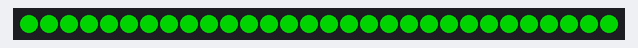
Bench run of a sketch on a simulated Arduino Uno, built for the host (arithmetic inside an expression is 32-bit, double 64-bit). Shown: 30 RGB LEDs in strip order, left to right. Dim RGB values are drawn brighter than linear.

Above: at 0.2 s.
At 1.55 s:
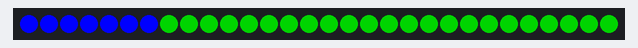
At 2.7 s:
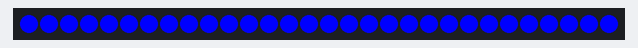
At 7.7 s:
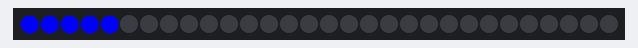
At 10.85 s:
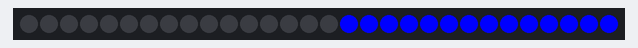
At 14.1 s:
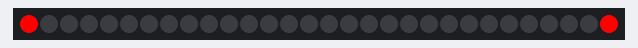

The sketch:

FastLEDBasicUtilty.ino
```cpp
#include "FastLED.h"

#define DATA_PIN 3
#define NUM_LEDS 30

CRGB leds[NUM_LEDS];

void setup() {
  delay(100);
  //I used a WS2812B LED strip that I bought from Aliexpress
  FastLED.addLeds<NEOPIXEL, DATA_PIN>(leds, NUM_LEDS);
  FastLED.clear();
}

//Make the entire LED strip the given color
void fillStrip(CRGB color){
  for(int i = 0; i < NUM_LEDS; i++) {
    leds[i] = color;
    FastLED.show();
  }
}

//Fills LED strip from the left to the right side
void fillStripLeft(CRGB color, int delayAmount){
  for(int i = 0; i < NUM_LEDS; i++) {
    leds[i] = color;
    FastLED.show();
    delay(delayAmount);
  }
}

//Fills LED strip from the right to the left side
void fillStripRight(CRGB color, int delayAmount){
  for(int i = NUM_LEDS; i >= 0; i--) {
    leds[i] = color;
    FastLED.show();
    delay(delayAmount);
  }
}

//Empty LED strip from the right to the left side
void emptyStripRight(CRGB color, int delayAmount){
  fillStrip(color);
  for(int i = NUM_LEDS; i >= 0; i--) {
    leds[i] = CRGB::Black;
    FastLED.show();
    delay(delayAmount);
  }
}

//Fills LED strip from the left to the right side
void emptyStripLeft(CRGB color, int delayAmount){
  fillStrip(color);
  delay(1000);
  for(int i = 0; i < NUM_LEDS; i++) {
    leds[i] = CRGB::Black;
    FastLED.show();
    delay(delayAmount);
  }
}

//Fills LED strip from the left to the right side
void closeStrip(CRGB color, int delayAmount){
  for(int i = 0; i < NUM_LEDS; i++) {
    leds[i] = color;
    leds[NUM_LEDS - 1 - i] = color;
    FastLED.show();
    leds[i] = CRGB::Black;
    leds[NUM_LEDS - 1 - i] = CRGB::Black;
    delay(delayAmount);
  }
}

void loop() {
  fillStrip(CRGB::Green);
  delay(1000);

  fillStripLeft(CRGB::Blue, 50);
  delay(1000);

  fillStripRight(CRGB::Blue, 50);
  delay(1000);

  emptyStripRight(CRGB::Blue, 50);
  delay(1000);

  emptyStripLeft(CRGB::Blue, 50);
  delay(1000);

  closeStrip(CRGB::Red, 50);
  delay(1000);
}
```

Measured:
- by itself, everything shown: repeats every 15.0 s, in 46 steps
- what the display in image 5 shows lasts 1.1 s, from 14.0 s to 15.1 s
